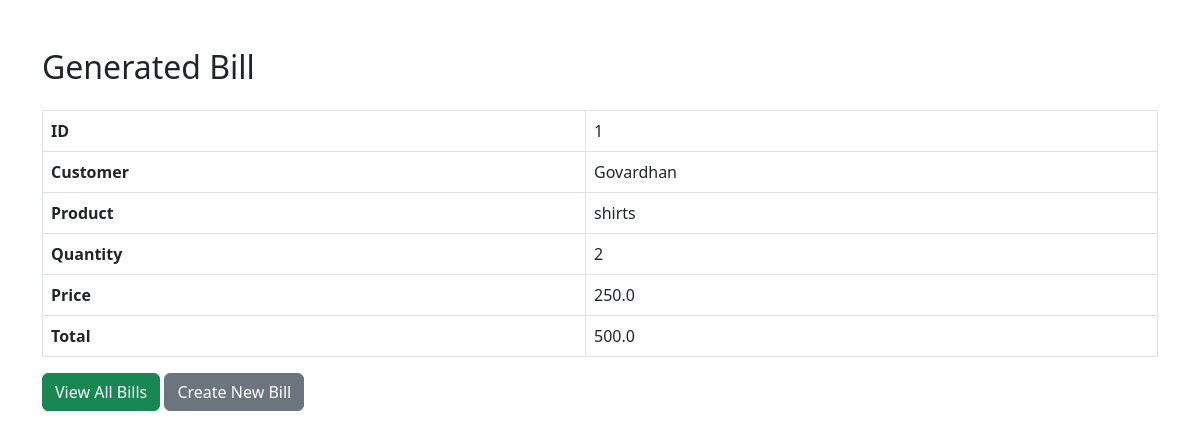
Page /bill/1 on the committed database.
### tables this page shows
CREATE TABLE bills (
            id INTEGER PRIMARY KEY AUTOINCREMENT,
            customer TEXT NOT NULL,
            product TEXT NOT NULL,
            qty INTEGER NOT NULL,
            price REAL NOT NULL,
            total REAL NOT NULL
        );

### app.py (the view)
@app.route('/bill/<int:bill_id>')
def show_bill(bill_id):
    conn = sqlite3.connect(DB_PATH)
    c = conn.cursor()
    c.execute("SELECT * FROM bills WHERE id = ?", (bill_id,))
    row = c.fetchone()
    conn.close()
    return render_template('bill.html', bill=row)

### templates/bill.html (shortened to what this page needs)
<!DOCTYPE html>
<html lang="en">
<head>
    <link href="https://cdn.jsdelivr.net/npm/bootstrap@5.3.0/dist/css/bootstrap.min.css" rel="stylesheet">
</head>
<body class="container mt-5">
    <h2 class="mb-4">Generated Bill</h2>
    <table class="table table-bordered">
        <tr><th>ID</th><td>{{ bill[0] }}</td></tr>
        <tr><th>Customer</th><td>{{ bill[1] }}</td></tr>
        <tr><th>Product</th><td>{{ bill[2] }}</td></tr>
        <tr><th>Quantity</th><td>{{ bill[3] }}</td></tr>
        <tr><th>Price</th><td>{{ bill[4] }}</td></tr>
        <tr><th>Total</th><td>{{ bill[5] }}</td></tr>
    </table>
    <a href="/view" class="btn btn-success">View All Bills</a>
    <a href="/" class="btn btn-secondary">Create New Bill</a>
</body>
</html>

### rows in the picture
bills: id "1", customer "Govardhan", product "shirts", qty "2", price "250.0", total "500.0"
